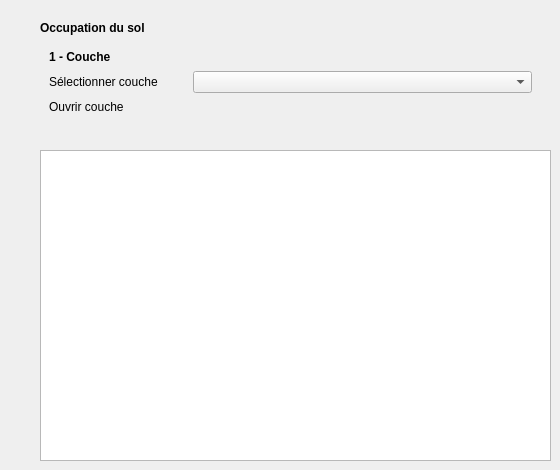
             <widget class="QWidget" name="landuseTab">
              <attribute name="title">
               <string>2 - Occupation du sol</string>
              </attribute>
              <widget class="QLabel" name="label_3">
               <property name="geometry">
                <rect>
                 <x>40</x>
                 <y>20</y>
                 <width>141</width>
                 <height>16</height>
                </rect>
               </property>
               <property name="sizePolicy">
                <sizepolicy hsizetype="Expanding" vsizetype="Preferred">
                 <horstretch>0</horstretch>
                 <verstretch>0</verstretch>
                </sizepolicy>
               </property>
               <property name="font">
                <font>
                 <weight>75</weight>
                 <bold>true</bold>
                </font>
               </property>
               <property name="text">
                <string>Occupation du sol</string>
               </property>
              </widget>
              <widget class="QFrame" name="selectionLayerFrame_2">
               <property name="geometry">
                <rect>
                 <x>40</x>
                 <y>40</y>
                 <width>501</width>
                 <height>86</height>
                </rect>
               </property>
               <property name="sizePolicy">
                <sizepolicy hsizetype="Expanding" vsizetype="Preferred">
                 <horstretch>0</horstretch>
                 <verstretch>0</verstretch>
                </sizepolicy>
               </property>
               <property name="minimumSize">
                <size>
                 <width>200</width>
                 <height>65</height>
                </size>
               </property>
               <property name="frameShape">
                <enum>QFrame::NoFrame</enum>
               </property>
               <property name="frameShadow">
                <enum>QFrame::Raised</enum>
               </property>
               <layout class="QGridLayout" name="gridLayout_18">
                <item row="0" column="0">
                 <widget class="QLabel" name="selectionLayerLabel_3">
                  <property name="sizePolicy">
                   <sizepolicy hsizetype="Fixed" vsizetype="Fixed">
                    <horstretch>0</horstretch>
                    <verstretch>0</verstretch>
                   </sizepolicy>
                  </property>
                  <property name="minimumSize">
                   <size>
                    <width>0</width>
                    <height>16</height>
                   </size>
                  </property>
                  <property name="font">
                   <font>
                    <weight>75</weight>
                    <bold>true</bold>
                   </font>
                  </property>
                  <property name="text">
                   <string>1 - Couche</string>
                  </property>
                 </widget>
                </item>
                <item row="2" column="0">
                 <widget class="QLabel" name="selectionOpenLayerLabel_2">
                  <property name="sizePolicy">
                   <sizepolicy hsizetype="Fixed" vsizetype="Fixed">
                    <horstretch>0</horstretch>
                    <verstretch>0</verstretch>
                   </sizepolicy>
                  </property>
                  <property name="minimumSize">
                   <size>
                    <width>67</width>
                    <height>16</height>
                   </size>
                  </property>
                  <property name="text">
                   <string>Ouvrir couche</string>
                  </property>
                 </widget>
                </item>
                <item row="1" column="0">
                 <widget class="QLabel" name="selectionLayerLabel_6">
                  <property name="sizePolicy">
                   <sizepolicy hsizetype="Fixed" vsizetype="Minimum">
                    <horstretch>0</horstretch>
                    <verstretch>0</verstretch>
                   </sizepolicy>
                  </property>
                  <property name="minimumSize">
                   <size>
                    <width>138</width>
                    <height>16</height>
                   </size>
                  </property>
                  <property name="layoutDirection">
                   <enum>Qt::LeftToRight</enum>
                  </property>
                  <property name="text">
                   <string>Sélectionner couche</string>
                  </property>
                 </widget>
                </item>
                <item row="2" column="1" colspan="2">
                 <widget class="QgsFileWidget" name="selectionInLayer_2">
                  <property name="sizePolicy">
                   <sizepolicy hsizetype="Expanding" vsizetype="Fixed">
                    <horstretch>0</horstretch>
                    <verstretch>0</verstretch>
                   </sizepolicy>
                  </property>
                  <property name="minimumSize">
                   <size>
                    <width>100</width>
                    <height>13</height>
                   </size>
                  </property>
                 </widget>
                </item>
                <item row="1" column="1" colspan="2">
                 <widget class="QgsMapLayerComboBox" name="selectionInLayerCombo_2">
                  <property name="sizePolicy">
                   <sizepolicy hsizetype="Expanding" vsizetype="Fixed">
                    <horstretch>0</horstretch>
                    <verstretch>0</verstretch>
                   </sizepolicy>
                  </property>
                  <property name="minimumSize">
                   <size>
                    <width>60</width>
                    <height>13</height>
                   </size>
                  </property>
                 </widget>
                </item>
               </layout>
              </widget>
              <widget class="QTableView" name="landuseView">
               <property name="geometry">
                <rect>
                 <x>40</x>
                 <y>150</y>
                 <width>511</width>
                 <height>311</height>
                </rect>
               </property>
               <property name="minimumSize">
                <size>
                 <width>300</width>
                 <height>100</height>
                </size>
               </property>
               <property name="alternatingRowColors">
                <bool>true</bool>
               </property>
               <property name="selectionBehavior">
                <enum>QAbstractItemView::SelectRows</enum>
               </property>
               <property name="sortingEnabled">
                <bool>true</bool>
               </property>
              </widget>
             </widget>
